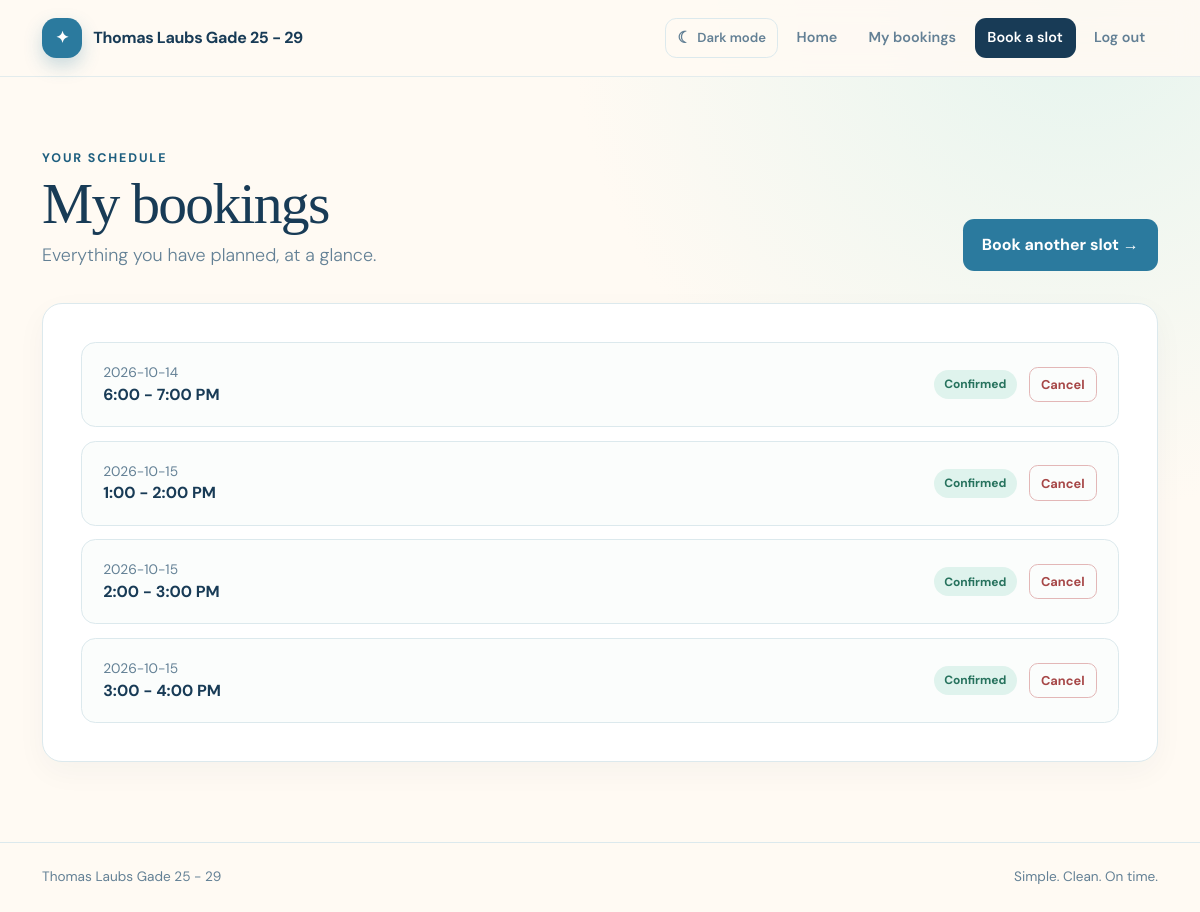
Page /view_bookings (signed in) on the committed database.
### app.py (models this page shows)
class Booking(db.Model):
    id = db.Column(db.Integer, primary_key=True)
    user_id = db.Column(db.Integer, db.ForeignKey('user.id'), nullable=False)
    time_slot = db.Column(db.String(50), nullable=False)
    date = db.Column(db.String(50), nullable=False)

### app.py (the view)
@app.route('/view_bookings')
@login_required
def view_bookings():
    bookings = Booking.query.filter_by(user_id=current_user.id).order_by(
        Booking.date,
        Booking.id,
    ).all()
    return render_template('view_bookings.html', bookings=bookings)

### app.py (called while the page is built)
@login_manager.user_loader
def load_user(user_id):
    return User.query.get(int(user_id))

### templates/view_bookings.html (shortened to what this page needs)
{% extends "base.html" %}
{% block content %}
<div class="container">
    <div class="page-heading d-flex flex-wrap justify-content-between align-items-end gap-3">
        <div>
            <div class="eyebrow">Your schedule</div>
            <h1>My bookings</h1>
            <p class="lead mb-0">Everything you have planned, at a glance.</p>
        </div>
        <a class="btn btn-brand" href="{{ url_for('book') }}">Book another slot <span aria-hidden="true">→</span></a>
    </div>
    <div class="panel">
        {% if bookings %}
            <div class="booking-list">
                {% for booking in bookings %}
                <div class="booking-item">
                    <div>
                        <div class="booking-date">{{ booking.date }}</div>
                        <div class="booking-time">{{ booking.time_slot }}</div>
                    </div>
                    <div class="booking-actions">
                        <span class="pill">Confirmed</span>
                        <form method="POST" action="{{ url_for('cancel_booking', booking_id=booking.id) }}">
                            <button class="btn btn-cancel" type="submit">Cancel</button>
                        </form>
                    </div>
                </div>
                {% endfor %}
            </div>
        {% else %}
            <div class="empty-state">
                <h3>No bookings yet</h3>
                <p>When you reserve a slot, it will show up here.</p>
                <a class="btn btn-brand mt-2" href="{{ url_for('book') }}">Make your first booking</a>
            </div>
        {% endif %}
    </div>
</div>
{% endblock %}

### static/style.css (style rules this page uses)
:root { --ink: #183b56; --muted: #638095; --blue: #2b7a9e; --blue-dark: #1d5e7f; --mint: #dff3ed; --cream: #fffaf3; --surface: #ffffff; --line: #dce9ed; --shadow: 0 20px 50px rgba(24, 59, 86, 0.1); }
* { box-sizing: border-box; }
body { min-height: 100vh; margin: 0; color: var(--ink); background: radial-gradient(circle at 90% 0%, rgba(223, 243, 237, .8), transparent 32rem), var(--cream); font-family: 'DM Sans', sans-serif; transition: background-color .2s ease, color .2s ease; }
a { color: var(--blue-dark); text-decoration: none; }
h1, h2, h3 { color: var(--ink); font-family: 'Playfair Display', serif; letter-spacing: -.03em; }
h1 { font-size: clamp(2.7rem, 6vw, 5.5rem); line-height: .98; }
.eyebrow { color: var(--blue-dark); font-size: .78rem; font-weight: 700; letter-spacing: .15em; text-transform: uppercase; }
.lead { color: var(--muted); font-size: 1.12rem; line-height: 1.7; }
.feature-card, .panel, .auth-card { background: var(--surface); border: 1px solid var(--line); border-radius: 1.25rem; box-shadow: 0 10px 30px rgba(24, 59, 86, .04); }
.btn-brand { padding: .85rem 1.2rem; color: white; background: var(--blue); border: 0; border-radius: .7rem; font-weight: 700; }
.panel { padding: clamp(1.3rem, 4vw, 2.4rem); }
.page-heading { margin-bottom: 2rem; }
.page-heading h1 { margin: .5rem 0; font-size: clamp(2.3rem, 5vw, 3.6rem); }
.booking-list { display: grid; gap: .85rem; }
.booking-item { display: flex; align-items: center; justify-content: space-between; gap: 1rem; padding: 1.2rem 1.3rem; background: #fbfdfc; border: 1px solid var(--line); border-radius: .9rem; }
.booking-actions { display: flex; align-items: center; gap: .75rem; }
.btn-cancel { padding: .45rem .7rem; color: #a64747; background: transparent; border: 1px solid #e3b7b7; border-radius: .55rem; font-size: .8rem; font-weight: 700; }
.booking-date { color: var(--muted); font-size: .86rem; }
.booking-time { font-weight: 700; }
.pill { padding: .35rem .65rem; color: #26725d; background: var(--mint); border-radius: 999px; font-size: .75rem; font-weight: 700; }

### rows in the picture
Booking: date "2026-10-14", time_slot "6:00 - 7:00 PM"
Booking: date "2026-10-15", time_slot "1:00 - 2:00 PM"
Booking: date "2026-10-15", time_slot "2:00 - 3:00 PM"
Booking: date "2026-10-15", time_slot "3:00 - 4:00 PM"
